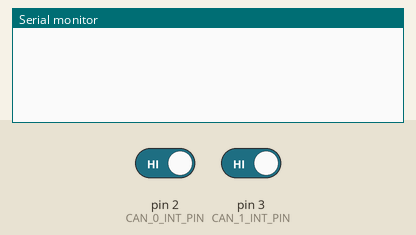
The sketch below on a simulated Arduino Uno, built with avr-gcc and run on an emulated ATmega328P. On the bench: the last lines printed to the serial monitor. The inputs (shaded band) are chosen by the test bench; at power-on: pin 2 (CAN_0_INT_PIN) HIGH, pin 3 (CAN_1_INT_PIN) HIGH.

Above: at 1.2 s.
1.3 s: pin 2 (CAN_0_INT_PIN) driven LOW
At 1.7 s:
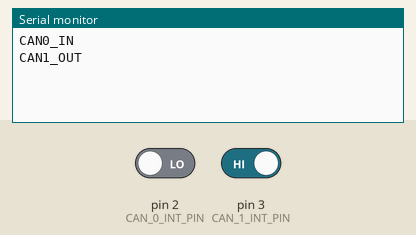
2.8 s: pin 3 (CAN_1_INT_PIN) driven LOW
At 4.0 s:
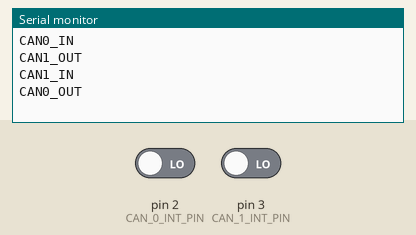

Measured:
- after the input at 1.3 s, the serial monitor: prints a new line at once (image 1)
- after the input at 2.8 s, the serial monitor: prints a new line at once (image 2)

The sketch:

modulo_itc.ino
```cpp
#include <SPI.h>
#include <mcp_can.h>

const int CAN_0_INT_PIN = 2;
const int CAN_1_INT_PIN = 3;
unsigned char flag0Recv = 0;
unsigned char flag1Recv = 0;
const int spi0CSPin = 9;
const int spi1CSPin = 10;
uint8_t frame[8];
uint8_t data[8];
uint8_t bytes[8];
byte len = 0;
byte destino;
unsigned long canId;
unsigned long lenght;

MCP_CAN CAN_0(spi0CSPin);
MCP_CAN CAN_1(spi1CSPin);

typedef union {
    uint64_t uint64;
    uint32_t uint32[2];
    uint16_t uint16[4];
    uint8_t  uint8[8];
    int64_t int64;
    int32_t int32[2];
    int16_t int16[4];
    int8_t  int8[8];

    //deprecated names used by older code
    uint64_t value;
    struct {
        uint32_t low;
        uint32_t high;
    };
    struct {
        uint16_t s0;
        uint16_t s1;
        uint16_t s2;
        uint16_t s3;
    };
    uint8_t bytes[8];
    uint8_t byte[8]; //alternate name so you can omit the s if you feel it makes more sense
} BytesUnion;

void j1939Decode(long ID, unsigned long* PGN, byte* priority, byte* src_addr, byte *dest_addr)
{
  /* decode j1939 fields from 29-bit CAN id */
  *src_addr = 255;
  *dest_addr = 255;

  *priority = (int)((ID & 0x1C000000) >> 26);

  *PGN = ID & 0x00FFFF00;
  *PGN = *PGN >> 8;

  ID = ID & 0x000000FF;
  *src_addr = canId;

  /* decode dest_addr if message is peer to peer */
  if( (*PGN > 0 && *PGN <= 0xEFFF) ||
      (*PGN > 0x10000 && *PGN <= 0x1EFFF) ) {
    *dest_addr = (int)(*PGN & 0xFF);
    destino = *dest_addr;
    *PGN = *PGN & 0x01FF00;
  }
}

void got_frame() {
  unsigned long PGN;
  byte priority;
  byte srcaddr;
  byte destaddr;
  uint8_t signal_type;

  j1939Decode(canId, &PGN, &priority, &srcaddr, &destaddr);

  if (srcaddr == 28 && PGN == 65535 && frame[0] == 0x53) {

    //most significant nibble (4 bits) indicates the signal
    //type the GPS has
    signal_type = frame[3] >> 4;

    if (signal_type < 4) { //if we don't have SF1, pretend we do
      frame[4] = 0x40; //indicate that the receiver is set to SF1

      //Serial.println("DEBUG: Steer with low-quality signal.");

      //the least significant nibble is the signal strength
      //bar graph indicator
      if (signal_type > 1)
        //WAAS, so pretend SF1, medium accuracy
        frame[3] = 0x46;
      else
        //3D+ so pretend SF1, low accuracy
        frame[3] = 0x43;
    }
    //otherwise we'll let it through as is
  }
}

void setup() {
  Serial.begin(115200);

  while (CAN_OK != CAN_0.begin(CAN_500KBPS)) {
        Serial.println("#PD_CAN0;error");
    }
  while (CAN_OK != CAN_1.begin(CAN_500KBPS)) {
        Serial.println("#PD_CAN1;error");
    }
    attachInterrupt(digitalPinToInterrupt(CAN_0_INT_PIN), GOT_int0, FALLING);
    attachInterrupt(digitalPinToInterrupt(CAN_1_INT_PIN), GOT_int1, FALLING);
}

void GOT_int0(){
  Serial.println("CAN0_IN");
  while(CAN_MSGAVAIL == CAN_0.checkReceive()){
        CAN_0.readMsgBuf(&len, frame);
        canId = CAN_0.getCanId();
    }
  //got_frame();
  CAN_1.sendMsgBuf(canId, 0, 8, frame);
  Serial.println("CAN1_OUT");
  }

void GOT_int1(){
  Serial.println("CAN1_IN");
  while(CAN_MSGAVAIL == CAN_1.checkReceive()){
        CAN_1.readMsgBuf(&len, frame);
        canId = CAN_1.getCanId();
    }
  //got_frame();
  CAN_0.sendMsgBuf(canId, 0, 8, frame);
  Serial.println("CAN0_OUT");
  }

void can0_got() {

 // while(CAN_MSGAVAIL == CAN_0.checkReceive()){
    //    CAN_0.readMsgBuf(&len, frame);
    //    canId = CAN_0.getCanId();

//  }
  //got_frame();
  CAN_0.sendMsgBuf(canId, 0, 8, frame);


}

void can1_got() {
  while(CAN_MSGAVAIL == CAN_1.checkReceive()){
        CAN_1.readMsgBuf(&len, frame);
        canId = CAN_1.getCanId();
    }
  //got_frame();
  CAN_1.sendMsgBuf(canId, 0, 8, frame);
}

void loop() {
}
```
